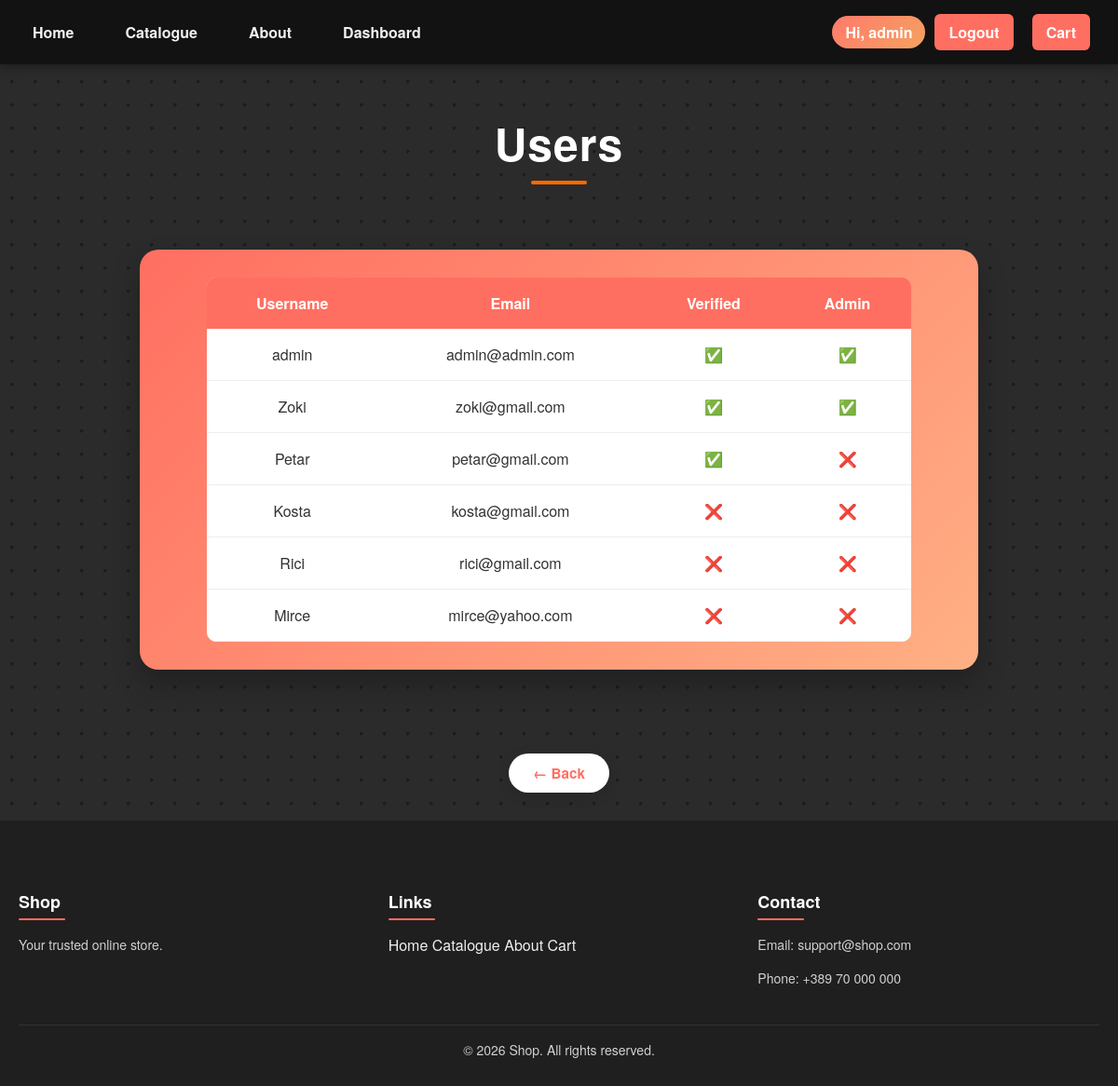
Screenshot of /dashboard/users (signed in) with the database file from the repository.
### models.py (models this page shows, shortened)
class User(Base):
    __tablename__ = "users"
    id = Column(Integer, primary_key=True)
    username = Column(String(120), unique=True, nullable=False)
    email = Column(String(120), unique=True, nullable=False)
    password = Column(String(300), nullable=False)
    verified = Column(Boolean, default=False, nullable=False)
    verification_code = Column(String(120), nullable=False)
    is_admin = Column(Boolean, default=False, nullable=False)

### app.py (the view)
@app.route("/dashboard/users")
@admin_required
def view_users():
    users = db_session.query(User).all()
    return render_template("users.html", users=users)

### templates/users.html
{% extends "layout.html" %}
{% block extra_css %}
<link rel="stylesheet" href="{{ url_for('static', filename='css/users.css') }}">
{% endblock %}
{% block content %}
<h1 class="dashboard-title">Users</h1>
<div class="dashboard">
    <table style="width:90%; margin: 0 auto; color:#333; background:white; border-radius:10px; overflow:hidden;">
        <tr style="background:#ff6f61; color:white;">
            <th>Username</th>
            <th>Email</th>
            <th>Verified</th>
            <th>Admin</th>
        </tr>
        {% for user in users %}
        <tr style="text-align:center;">
            <td>{{ user.username }}</td>
            <td>{{ user.email }}</td>
            <td>{{ "✅" if user.verified else "❌" }}</td>
            <td>{{ "✅" if user.is_admin else "❌" }}</td>
        </tr>
        {% endfor %}
    </table>
</div>
<div style="text-align:center; margin: 30px 0;">
    <a href="{{ url_for('dashboard') }}" class="btn-back">← Back</a>
</div>
{% endblock %}

### templates/layout.html (shortened to what this page needs)
<!DOCTYPE html>
<html lang="en">
<head>
    <link rel="stylesheet" href="{{ url_for('static', filename='css/style.css') }}">
    {% block extra_css %}{% endblock %}
</head>
<body>
<nav class="nav">
    <div class="nav-container">
        <a href="{{ url_for('home') }}">Home</a>
        <a href="{{ url_for('catalogue') }}">Catalogue</a>
        <a href="{{ url_for('about') }}">About</a>
        {% if session.get('is_admin') %}
            <a href="{{ url_for('dashboard') }}">Dashboard</a>
        {% endif %}
    </div>
    <div class="cart-container">
    {% if session.user_id %}
        <span class="nav-user">Hi, {{ session.username }}</span>
        <a href="{{ url_for('logout') }}">Logout</a>
    {% else %}
        <a href="{{ url_for('login') }}">Account</a>
    {% endif %}
        <a href="{{ url_for('cart') }}">Cart</a>
</div>
</nav>
{% block content %}
{% endblock %}
<footer class="footer">
    <div class="footer-content">
        <div>
            <h4>Shop</h4>
            <p>Your trusted online store.</p>
        </div>
        <div>
            <h4>Links</h4>
            <a href="{{ url_for('home') }}">Home</a>
            <a href="{{ url_for('catalogue') }}">Catalogue</a>
            <a href="{{ url_for('about') }}">About</a>
            <a href="{{ url_for('cart') }}">Cart</a>
        </div>
        <div>
            <h4>Contact</h4>
            <p>Email: support@shop.com</p>
            <p>Phone: +389 70 000 000</p>
        </div>
    </div>
    <p class="footer-bottom">
        © 2026 Shop. All rights reserved.
    </p>
</footer>
</body>
</html>

### static/css/style.css (style rules this page uses)
.nav { background-color: #121212; color: #f0f0f0; padding: 15px 20px; display: flex; justify-content: space-between; align-items: center; font-family: 'Helvetica Neue', Helvetica, Arial, sans-serif; box-shadow: 0 2px 12px rgba(0, 0, 0, 0.4); position: sticky; top: 0; z-index: 1000; }
.nav a { color: #f0f0f0; text-decoration: none; margin-right: 25px; font-weight: bold; padding: 8px 15px; border-radius: 6px; transition: all 0.3s ease; }
.nav-container, .cart-container { display: flex; align-items: center; }
.cart-container { gap: 10px; }
.cart-container a { margin-right: 10px; font-weight: bold; padding: 8px 15px; border-radius: 6px; background-color: #ff6f61; color: #fff; display: flex; align-items: center; gap: 8px; transition: all 0.3s ease; }
.footer { background-color: #1f1f1f; color: #f0f0f0; padding: 50px 20px 20px 20px; font-family: 'Helvetica Neue', Helvetica, Arial, sans-serif; }
.footer a { color: #f0f0f0; text-decoration: none; transition: color 0.3s ease; }
.footer-content { display: flex; flex-wrap: wrap; justify-content: space-between; gap: 30px; max-width: 1200px; margin: 0 auto 30px auto; }
.footer-content > div { flex: 1 1 200px; min-width: 180px; }
.footer h4 { font-size: 18px; margin-bottom: 15px; color: #ffffff; position: relative; }
.footer h4::after { content: ''; display: block; width: 50px; height: 2px; background-color: #ff6f61; margin-top: 5px; border-radius: 2px; }
.footer p { font-size: 14px; line-height: 1.6; margin-bottom: 8px; color: #d1d1d1; }
.footer-bottom { text-align: center; font-size: 13px; color: #888; border-top: 1px solid #333; padding-top: 15px; }
.nav-user { padding: 6px 14px; border-radius: 999px; background: linear-gradient(135deg, #ff7a6b, #f4a261); color: white; font-weight: 600; }

### static/css/users.css (style rules this page uses)
body { background: #f5f5f5; font-family: 'Helvetica Neue', Helvetica, Arial, sans-serif; color: #333; margin: 0; padding: 0; }
h1 { text-align: center; font-size: 2.4rem; font-weight: 800; margin: 80px 0 30px; color: #ff6f61; letter-spacing: 0.5px; }
body { background-color: #2b2b2b; background-image: radial-gradient(circle, #555 2px, transparent 2px); background-size: 25px 25px; background-blend-mode: overlay; font-family: 'Helvetica Neue', Helvetica, Arial, sans-serif; color: #fff; animation: moveDots 10s linear infinite; }
.dashboard-title { text-align: center; font-size: 3rem; font-weight: 700; margin: 100px 0 20px; position: relative; letter-spacing: 1px; color: #ffffff; animation: fadeUp 0.6s ease-out; margin: 50px 0 80px; }
.dashboard-title::after { content: ""; position: absolute; bottom: -10px; left: 50%; transform: translateX(-50%); width: 60px; height: 4px; background: #ff6b00; border-radius: 2px; }
.dashboard { max-width: 1400px; width:70%; margin: 0 auto 60px; padding: 30px; background: linear-gradient(135deg, #ff6f61, #ffb085); border-radius: 20px; box-shadow: 0 15px 30px rgba(0,0,0,0.25); }
.dashboard table { width: 90%; margin: 0 auto; border-collapse: collapse; background: white; border-radius: 10px; overflow: hidden; color: #333; }
.dashboard th { background: #ff6f61; color: white; padding: 16px; }
.dashboard td { padding: 16px; text-align: center; border-bottom: 1px solid #eee; }
.dashboard table { margin-bottom: 100px; }
html, body { height: 100%; margin: 0; }
body { display: flex; flex-direction: column; }
.btn-back { display: inline-block; background: #fff; color: #ff6f61; padding: 10px 26px; border-radius: 50px; font-size: 0.95rem; font-weight: 700; text-decoration: none; box-shadow: 0 4px 14px rgba(0,0,0,0.12); transition: all 0.3s ease; }

### rows the page displays
User: username "admin", email "admin@admin.com", verified "✅", is_admin "✅"
User: username "Zoki", email "zoki@gmail.com", verified "✅", is_admin "✅"
User: username "Petar", email "petar@gmail.com", verified "✅", is_admin "❌"
User: username "Kosta", email "kosta@gmail.com", verified "❌", is_admin "❌"
User: username "Rici", email "rici@gmail.com", verified "❌", is_admin "❌"
User: username "Mirce", email "mirce@yahoo.com", verified "❌", is_admin "❌"
